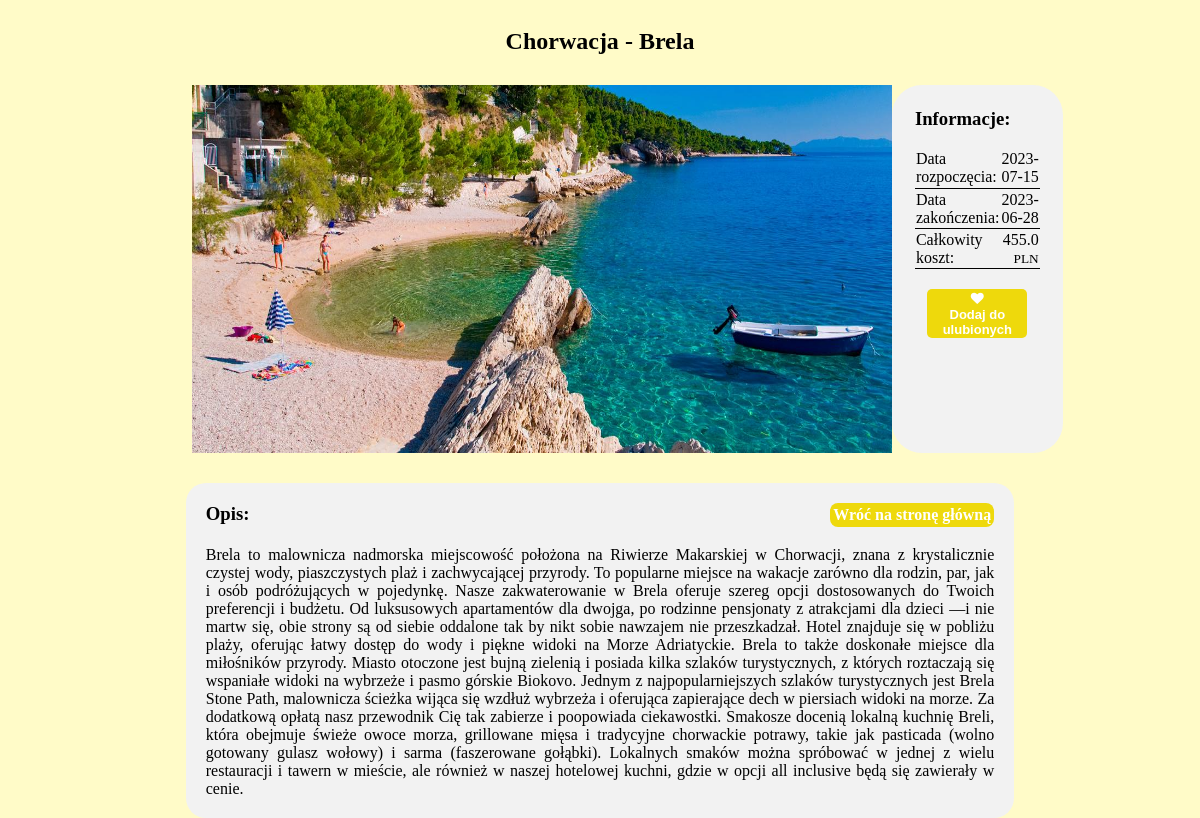
/trip?trip=3, run on the app's committed database.
### app/trips/trip.py (models this page shows)
class Trip(db.Model):
    id = db.Column(db.Integer, primary_key=True)
    name = db.Column(db.String(50), nullable=False)
    date_start = db.Column(db.Date, nullable=False)
    date_end = db.Column(db.Date, nullable=False)
    country = db.Column(db.String(30), nullable=False)
    city = db.Column(db.String(30), nullable=False)
    price = db.Column(db.Float, nullable=False)
    description = db.Column(db.Text, nullable=False)
    image = db.Column(db.String(100), nullable=False)
    stars = db.Column(db.Integer, nullable=False)

### app/trips/routes.py (the view)
@trips.route('/trip?trip=<tripID>', methods = ['GET', 'POST'])
def tripview(tripID):
    trip = Trip.query.filter_by(id=tripID).first()
    return render_template('tripsite.html', trip=trip)

### app/trips/templates/tripsite.html (shortened to what this page needs)
<!DOCTYPE html>
<html lang="en">
<head>
    <link href="{{ url_for('static', filename='stylesheets/trip.css') }}" rel="stylesheet">
    <link rel="stylesheet" href="https://cdnjs.cloudflare.com/ajax/libs/font-awesome/4.7.0/css/font-awesome.min.css">
</head>
{% include 'alerts.html' %}
<body>
<div class="bars">
    <div class="bar"></div>
    <div id="container">
        <center>
        <h2>{{ trip.country }} - {{ trip.city }}</h2>
        </center>
        <div id="topbar">
                <img src="{{ url_for('static', filename='pictures/' + trip.image) }}">
            <div id="info">
                <h3>Informacje:</h3>
                <table>
                    <tr>
                        <td class="info_td">Data rozpoczęcia: </td>
                        <td class="value_td">{{ trip.date_start }}</td>
                    </tr>
                    <tr>
                        <td class="info_td">Data zakończenia: </td>
                        <td class="value_td">{{ trip.date_end }}</td>
                    </tr>
                    <tr>
                        <td class="info_td">Całkowity koszt: </td>
                        <td class="value_td">{{ trip.price }} <small>PLN</small></td>
                    </tr>
                </table>
                <center>
                {% if current_user.is_authenticated and current_user.is_following(trip.id) %}
            <form action="{{ url_for('trips.unfollow', tripID = trip.id) }}" method="POST">
              <button class="fav" type="submit"><b><i class="fa fa-heart-o" style="margin:2px"></i><br/>Usuń z ulubionych</b></button>
            </form>
            {% else %}
            <form action="{{ url_for('trips.follow', tripID = trip.id) }}" method="POST">
                <button class="fav" type="submit"><b><i class="fa fa-heart" style="margin:2px"></i><br/>Dodaj do ulubionych</b></button>
            </form>
            {% endif %}
                    </center>
            </div>
        </div>
        <center>
            <div id="opis">
                <h3>Opis: <a class="main_page" href = "{{ url_for('main.index')}}">Wróć na stronę główną</a></h3>
                {{ trip.description }}
            </div>
        </center>
    </div>
    <div class="bar"></div>
</div>
</body>
</html>

### app/static/stylesheets/trip.css (style rules this page uses)
body { background-color: #FFFBC8; }
.bars { display: flex; }
.bar { flex-basis: 13%; }
#container { margin-left: auto; margin-right: auto; flex-basis: 74%; }
#topbar { color: black; padding: 10px; margin: 20px; height: 50%; display: flex; justify-content: space-around; }
img { height: 100%; max-height: 500px; width: 100%; max-width: 700px; flex-basis: 60%; object-fit: fill; }
#info { box-sizing: border-box; flex-basis: 28%; font-size: 16px; padding: 23px; height: 100%; border-radius: 30px; background-color: #f2f2f2; }
h3 { width: 100%; margin-top: 0; float: left; }
table { border-collapse: collapse; width: 100%; }
tr { border-bottom: 1px solid black; height: 40px; width: 100%; }
.info_td { text-align: left; width: 60%; }
.value_td { text-align: right; width:40%; }
#opis { background-color: #f2f2f2; padding: 20px; border-radius: 20px; text-align: justify; width: 90%; }
.fav { width:100px; border-radius: 5px; margin-top: 20px; font-size: 13px; text-align: center; border: none; background-color: #EED90C; color: #fff; }
h3 .main_page { box-sizing: border-box; float: right; text-align: center; color: #fff; background: #EED90C; border-radius: 8px; padding: 3px; font-size: 16px; text-decoration: none; }

### data on the page
Trip: country "Chorwacja", city "Brela", image (picture), date_start "2023-07-15", date_end "2023-06-28", price "455.0", description "Brela to malownicza nadmorska miejscowość położona na Riwierze Makarskiej w Chorwacji, znana z krystalicznie czystej wody, piaszczystych plaż i zachwycającej przyrody. To popularne miejsce na wakacje zarówno dla rodzin, par, jak i osób podróżujących w pojedynkę. Nasze zakwaterowanie w Brela oferuje szereg opcji dostosowanych do Twoich preferencji i budżetu. Od luksusowych apartamentów dla dwojga, po rodzinne pensjonaty z atrakcjami dla dzieci —i nie martw się, obie strony są od siebie oddalone tak by nikt sobie nawzajem nie przeszkadzał. Hotel znajduje się w pobliżu plaży, oferując łatwy dostęp do wody i piękne widoki na Morze Adriatyckie. Brela to także doskonałe miejsce dla miłośników…"
